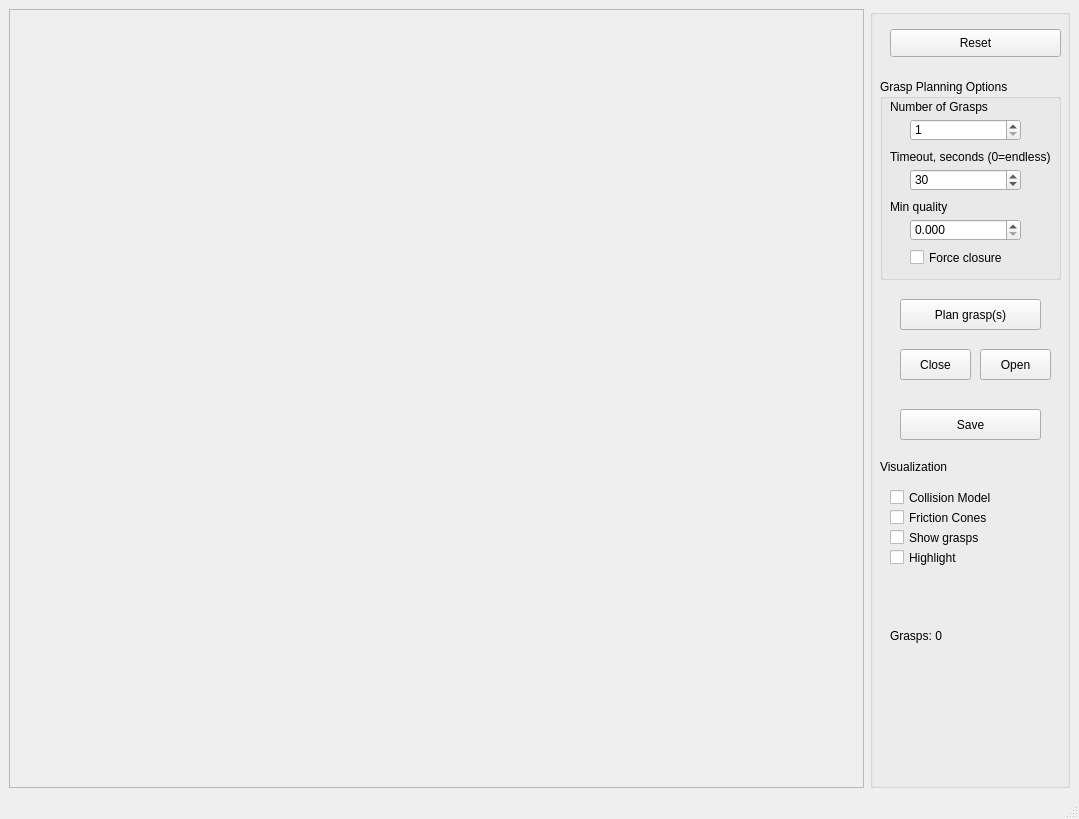
<?xml version="1.0" encoding="UTF-8"?>
<ui version="4.0">
 <class>GraspPlanner</class>
 <widget class="QMainWindow" name="GraspPlanner">
  <property name="geometry">
   <rect>
    <x>0</x>
    <y>0</y>
    <width>1079</width>
    <height>819</height>
   </rect>
  </property>
  <property name="windowTitle">
   <string>GraspStudio - GraspPlanner</string>
  </property>
  <widget class="QWidget" name="centralwidget">
   <layout class="QGridLayout" name="gridLayout">
    <item row="0" column="0">
     <widget class="QFrame" name="frameViewer">
      <property name="frameShape">
       <enum>QFrame::StyledPanel</enum>
      </property>
      <property name="frameShadow">
       <enum>QFrame::Raised</enum>
      </property>
     </widget>
    </item>
    <item row="0" column="1">
     <widget class="QGroupBox" name="groupBox">
      <property name="maximumSize">
       <size>
        <width>200</width>
        <height>16777215</height>
       </size>
      </property>
      <property name="title">
       <string/>
      </property>
      <widget class="QPushButton" name="pushButtonReset">
       <property name="geometry">
        <rect>
         <x>20</x>
         <y>20</y>
         <width>171</width>
         <height>28</height>
        </rect>
       </property>
       <property name="text">
        <string>Reset</string>
       </property>
      </widget>
      <widget class="QLabel" name="label_10">
       <property name="geometry">
        <rect>
         <x>10</x>
         <y>450</y>
         <width>81</width>
         <height>16</height>
        </rect>
       </property>
       <property name="text">
        <string>Visualization</string>
       </property>
      </widget>
      <widget class="QCheckBox" name="checkBoxColModel">
       <property name="geometry">
        <rect>
         <x>20</x>
         <y>480</y>
         <width>141</width>
         <height>17</height>
        </rect>
       </property>
       <property name="text">
        <string>Collision Model</string>
       </property>
      </widget>
      <widget class="QCheckBox" name="checkBoxCones">
       <property name="geometry">
        <rect>
         <x>20</x>
         <y>500</y>
         <width>141</width>
         <height>17</height>
        </rect>
       </property>
       <property name="text">
        <string>Friction Cones</string>
       </property>
      </widget>
      <widget class="QCheckBox" name="checkBoxGrasps">
       <property name="geometry">
        <rect>
         <x>20</x>
         <y>520</y>
         <width>141</width>
         <height>17</height>
        </rect>
       </property>
       <property name="text">
        <string>Show grasps</string>
       </property>
      </widget>
      <widget class="QPushButton" name="pushButtonPlan">
       <property name="geometry">
        <rect>
         <x>30</x>
         <y>290</y>
         <width>141</width>
         <height>31</height>
        </rect>
       </property>
       <property name="text">
        <string>Plan grasp(s)</string>
       </property>
      </widget>
      <widget class="QGroupBox" name="groupBox_2">
       <property name="geometry">
        <rect>
         <x>10</x>
         <y>70</y>
         <width>181</width>
         <height>201</height>
        </rect>
       </property>
       <property name="title">
        <string>Grasp Planning Options</string>
       </property>
       <widget class="QCheckBox" name="checkBoxFoceClosure">
        <property name="geometry">
         <rect>
          <x>30</x>
          <y>170</y>
          <width>111</width>
          <height>17</height>
         </rect>
        </property>
        <property name="text">
         <string>Force closure</string>
        </property>
       </widget>
       <widget class="QSpinBox" name="spinBoxGraspNumber">
        <property name="geometry">
         <rect>
          <x>30</x>
          <y>40</y>
          <width>111</width>
          <height>22</height>
         </rect>
        </property>
        <property name="minimum">
         <number>1</number>
        </property>
        <property name="maximum">
         <number>10000000</number>
        </property>
       </widget>
       <widget class="QLabel" name="label_11">
        <property name="geometry">
         <rect>
          <x>10</x>
          <y>20</y>
          <width>121</width>
          <height>16</height>
         </rect>
        </property>
        <property name="text">
         <string>Number of Grasps</string>
        </property>
       </widget>
       <widget class="QLabel" name="label_12">
        <property name="geometry">
         <rect>
          <x>10</x>
          <y>70</y>
          <width>171</width>
          <height>16</height>
         </rect>
        </property>
        <property name="text">
         <string>Timeout, seconds (0=endless)</string>
        </property>
       </widget>
       <widget class="QSpinBox" name="spinBoxTimeOut">
        <property name="geometry">
         <rect>
          <x>30</x>
          <y>90</y>
          <width>111</width>
          <height>22</height>
         </rect>
        </property>
        <property name="minimum">
         <number>0</number>
        </property>
        <property name="maximum">
         <number>10000000</number>
        </property>
        <property name="value">
         <number>30</number>
        </property>
       </widget>
       <widget class="QLabel" name="label_13">
        <property name="geometry">
         <rect>
          <x>10</x>
          <y>120</y>
          <width>171</width>
          <height>16</height>
         </rect>
        </property>
        <property name="text">
         <string>Min quality</string>
        </property>
       </widget>
       <widget class="QDoubleSpinBox" name="doubleSpinBoxQuality">
        <property name="geometry">
         <rect>
          <x>30</x>
          <y>140</y>
          <width>111</width>
          <height>22</height>
         </rect>
        </property>
        <property name="decimals">
         <number>3</number>
        </property>
        <property name="maximum">
         <double>1.000000000000000</double>
        </property>
        <property name="singleStep">
         <double>0.001000000000000</double>
        </property>
       </widget>
      </widget>
      <widget class="QPushButton" name="pushButtonSave">
       <property name="geometry">
        <rect>
         <x>30</x>
         <y>400</y>
         <width>141</width>
         <height>31</height>
        </rect>
       </property>
       <property name="text">
        <string>Save</string>
       </property>
      </widget>
      <widget class="QPushButton" name="pushButtonClose">
       <property name="geometry">
        <rect>
         <x>30</x>
         <y>340</y>
         <width>71</width>
         <height>31</height>
        </rect>
       </property>
       <property name="text">
        <string>Close</string>
       </property>
      </widget>
      <widget class="QPushButton" name="pushButtonOpen">
       <property name="geometry">
        <rect>
         <x>110</x>
         <y>340</y>
         <width>71</width>
         <height>31</height>
        </rect>
       </property>
       <property name="text">
        <string>Open</string>
       </property>
      </widget>
      <widget class="QLabel" name="labelInfo">
       <property name="geometry">
        <rect>
         <x>20</x>
         <y>620</y>
         <width>161</width>
         <height>111</height>
        </rect>
       </property>
       <property name="text">
        <string>Grasps: 0</string>
       </property>
       <property name="alignment">
        <set>Qt::AlignLeading|Qt::AlignLeft|Qt::AlignTop</set>
       </property>
      </widget>
      <widget class="QCheckBox" name="checkBoxHighlight">
       <property name="geometry">
        <rect>
         <x>20</x>
         <y>540</y>
         <width>141</width>
         <height>17</height>
        </rect>
       </property>
       <property name="text">
        <string>Highlight</string>
       </property>
      </widget>
     </widget>
    </item>
   </layout>
  </widget>
  <widget class="QMenuBar" name="menubar">
   <property name="geometry">
    <rect>
     <x>0</x>
     <y>0</y>
     <width>1079</width>
     <height>21</height>
    </rect>
   </property>
  </widget>
  <widget class="QStatusBar" name="statusbar"/>
 </widget>
 <resources/>
 <connections/>
</ui>
